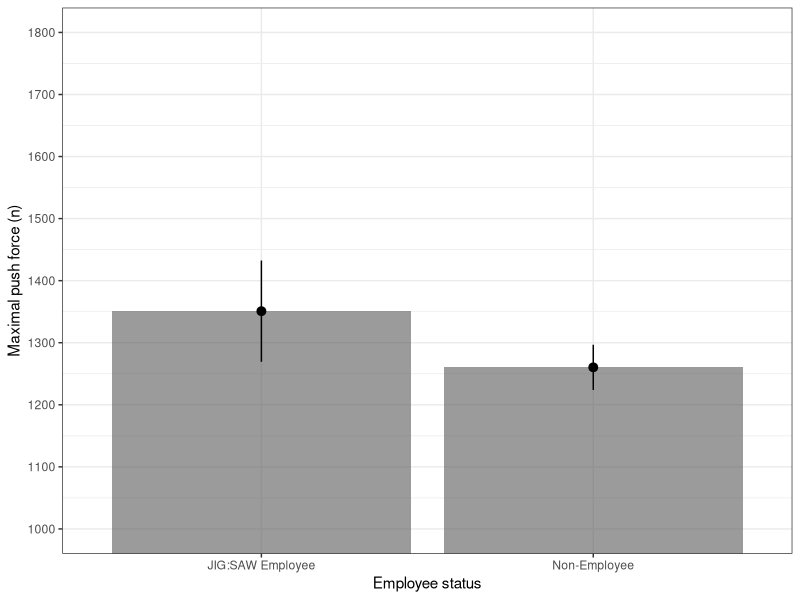
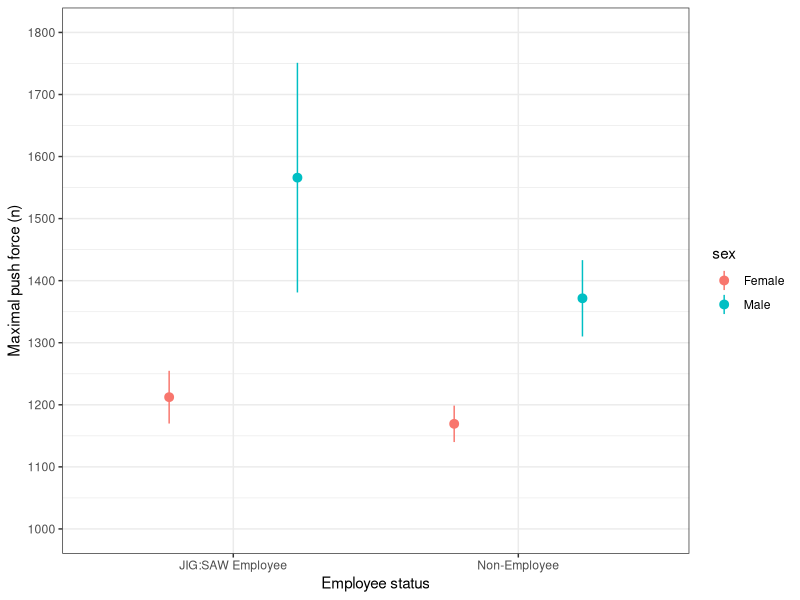
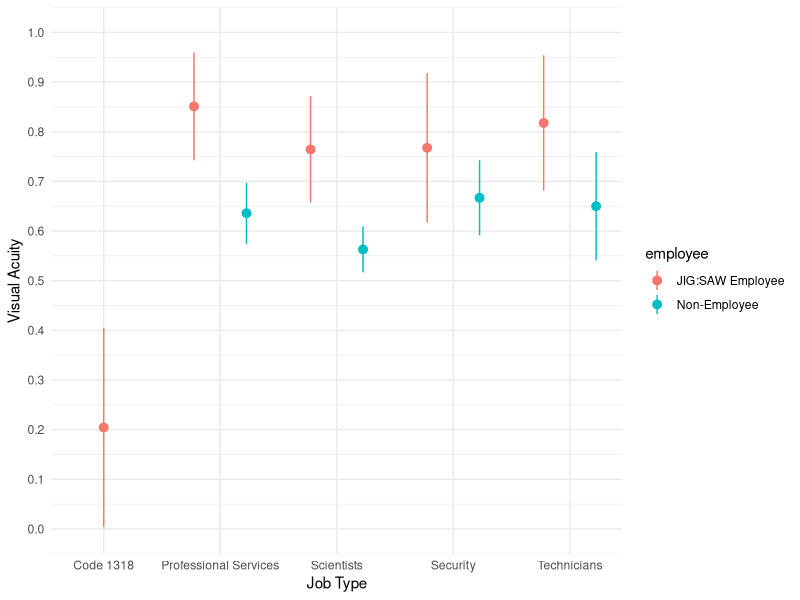

The R script that drew these images, in order:
## ---- chunk 1
library(tidyverse)
library(Hmisc)
## ---- chunk 2
#getting the dataset into a tibble :

jig_tib <- readr::read_csv("../data/ais_c05_jigsaw.csv")

## ---- chunk 3
#creating a tibble 'speed_sum' containing means and their 95% CIs

speed_sum <- 
  jig_tib %>%
  dplyr::group_by(employee, sex) %>%
  dplyr::summarise(
    mean_speed = mean(footspeed),
    ci_low = ggplot2::mean_cl_normal(footspeed)$ymin,
    ci_upper = ggplot2::mean_cl_normal(footspeed)$ymax
  )

speed_sum
## ---- chunk 4
#strength

speed_strength <- 
  jig_tib %>%
  dplyr::group_by(employee, sex) %>%
  dplyr::summarise(
    mean_speed = mean(strength),
    ci_low = ggplot2::mean_cl_normal(strength)$ymin,
    ci_upper = ggplot2::mean_cl_normal(strength)$ymax
  )

speed_strength
## ---- chunk 5
speed_vision <- 
  jig_tib %>%
  dplyr::group_by(employee, sex) %>%
  dplyr::summarise(
    mean_speed = mean(vision),
    ci_low = ggplot2::mean_cl_normal(vision)$ymin,
    ci_upper = ggplot2::mean_cl_normal(vision)$ymax
  )

speed_vision
## ---- chunk 6
strength_plot <- ggplot(jig_tib, aes(employee, strength))
strength_plot +
  stat_summary(fun = "mean", geom = "bar", alpha = 0.6) +
  stat_summary(fun.data = "mean_cl_normal", geom = "pointrange") +
  labs(x = "Employee status", y = "Maximal push force (n)") +
  coord_cartesian(ylim = c(1000, 1800)) +
  scale_y_continuous(breaks = seq(1000, 1800, 100)) +
  theme_bw()
## ---- chunk 7
strength_plot <- ggplot(jig_tib, aes(employee, strength, colour = sex))
strength_plot +
  stat_summary(fun.data = "mean_cl_normal", geom = "pointrange", position = position_dodge(width = 0.9)) +
  labs(x = "Employee status", y = "Maximal push force (n)") +
  coord_cartesian(ylim = c(1000, 1800)) +
  scale_y_continuous(breaks = seq(1000, 1800, 100)) +
  theme_bw()
## ---- chunk 8
vision_plot <- ggplot(jig_tib, aes(job_type, vision, colour = employee))
vision_plot +
  stat_summary(fun.data = "mean_cl_normal", geom = "pointrange", position = position_dodge(width = 0.9)) +
  labs(x = "Job Type" , y = "Visual Acuity") +
  coord_cartesian(ylim = c(0,1)) +
  scale_y_continuous(breaks = seq(0, 1, 0.1)) +
  scale_x_discrete(expand=c(0.01 , 0.01 , 0.01 , 0.01)) +
  theme_minimal()
## ---- chunk 9
